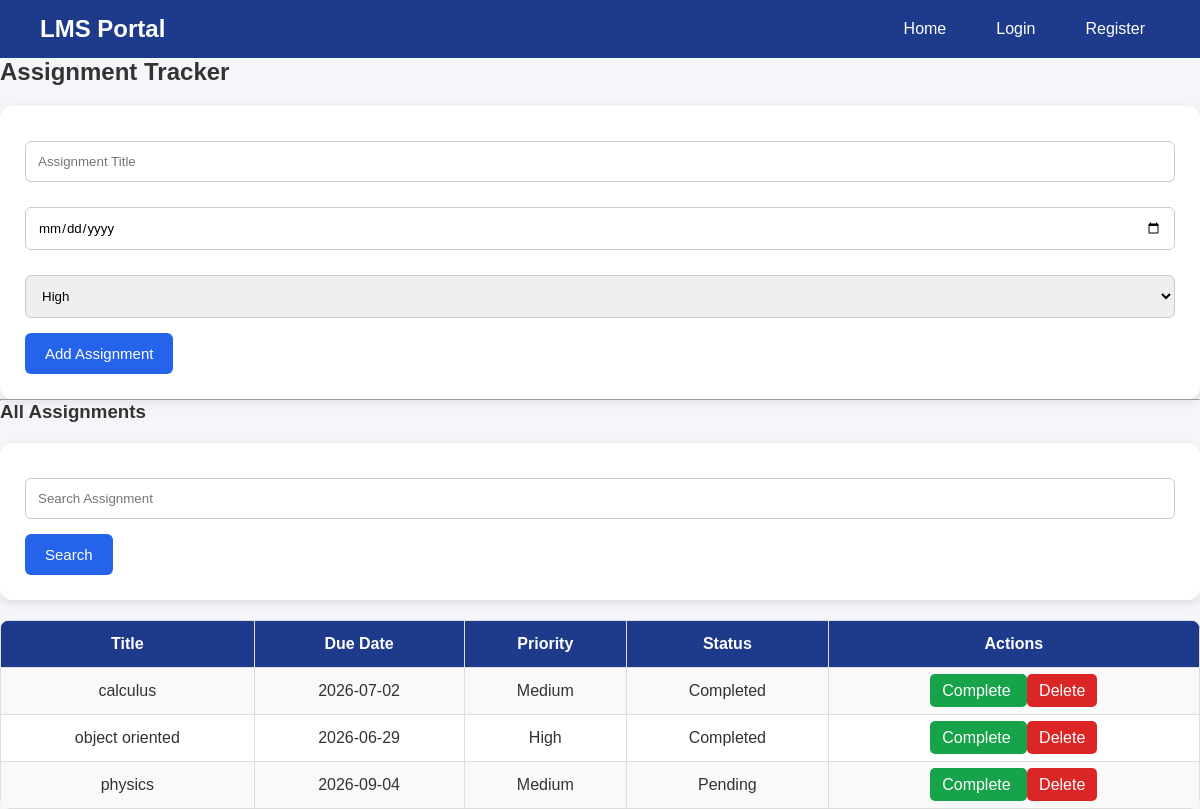
The app's page /assignments with its own data.
### tables this page shows
CREATE TABLE assignments(
    id INTEGER PRIMARY KEY AUTOINCREMENT,
    title TEXT NOT NULL,
    due_date TEXT NOT NULL,
    priority TEXT NOT NULL,
    status TEXT DEFAULT 'Pending'
);

### app.py (the view, shortened to what this page needs)
@app.route('/assignments', methods=['GET', 'POST'])
def assignments():
    conn = sqlite3.connect(
    'database.db',
    timeout=30
)
    cursor = conn.cursor()
    search = request.args.get('search')
    if search:
        cursor.execute(
            '''
            SELECT * FROM assignments
            WHERE title LIKE ?
            ''',
            ('%' + search + '%',)
        )
    else:
        cursor.execute("SELECT * FROM assignments")
    assignments = cursor.fetchall()
    conn.close()
    return render_template(
        'assignments.html',
        assignments=assignments
    )

### templates/assignments.html (shortened to what this page needs)
{% extends "base.html" %}
{% block content %}
<h2>Assignment Tracker</h2>
<form method="POST">
    <input
        type="text"
        name="title"
        placeholder="Assignment Title"
        required
    >
    <input
        type="date"
        name="due_date"
        required
    >
    <select name="priority">
        <option>High</option>
    </select>
    <button type="submit">
        Add Assignment
    </button>
</form>
<hr>
<h3>All Assignments</h3>
<form method="GET">
    <input
        type="text"
        name="search"
        placeholder="Search Assignment"
    >
    <button type="submit">
        Search
    </button>
</form>
<table>
    <tr>
    <th>Title</th>
    <th>Due Date</th>
    <th>Priority</th>
    <th>Status</th>
    <th>Actions</th>
    </tr>
    {% for assignment in assignments %}
    <tr>
    <td>{{ assignment[1] }}</td>
    <td>{{ assignment[2] }}</td>
    <td>{{ assignment[3] }}</td>
    <td>{{ assignment[4] }}</td>
    <td>
        <a class="complete-btn"
       href="{{ url_for('complete_assignment', id=assignment[0]) }}">
       Complete
       </a>
        <a class="delete-btn"
        href="{{ url_for('delete_assignment', id=assignment[0]) }}">
        Delete
        </a>
    </td>
</tr>
    {% endfor %}
</table>
{% endblock %}

### static/css/style.css (style rules this page uses)
* { margin:0; padding:0; box-sizing:border-box; font-family:Arial, Helvetica, sans-serif; }
body { background:#f4f6f9; color:#333; }
form { background:white; padding:25px; border-radius:12px; box-shadow:0 3px 10px rgba(0,0,0,0.1); margin-top:20px; }
input, select { width:100%; padding:12px; margin-top:10px; margin-bottom:15px; border:1px solid #ccc; border-radius:6px; }
button { background:#2563eb; color:white; border:none; padding:12px 20px; border-radius:6px; cursor:pointer; font-size:15px; transition:0.3s; }
table { width:100%; border-collapse:collapse; background:white; margin-top:20px; border-radius:10px; overflow:hidden; }
th { background:#1e3a8a; color:white; }
th, td { padding:14px; border:1px solid #ddd; text-align:center; }
tr:nth-child(even) { background:#f9f9f9; }
a { text-decoration:none; }
.complete-btn { background:#16a34a; color:white; padding:8px 12px; border-radius:5px; }
.delete-btn { background:#dc2626; color:white; padding:8px 12px; border-radius:5px; }

### records on screen
assignments: title "calculus", due_date "2026-07-02", priority "Medium", status "Completed"
assignments: title "object oriented", due_date "2026-06-29", priority "High", status "Completed"
assignments: title "physics", due_date "2026-09-04", priority "Medium", status "Pending"
